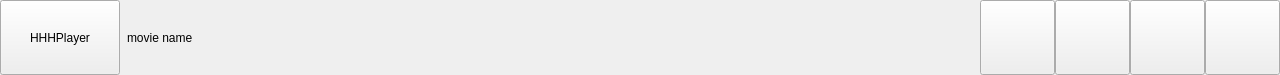
<?xml version="1.0" encoding="UTF-8"?>
<ui version="4.0">
 <class>titleBar</class>
 <widget class="QWidget" name="titleBar">
  <property name="geometry">
   <rect>
    <x>0</x>
    <y>0</y>
    <width>1280</width>
    <height>75</height>
   </rect>
  </property>
  <property name="minimumSize">
   <size>
    <width>0</width>
    <height>75</height>
   </size>
  </property>
  <property name="maximumSize">
   <size>
    <width>16777215</width>
    <height>16777215</height>
   </size>
  </property>
  <property name="windowTitle">
   <string>Form</string>
  </property>
  <layout class="QGridLayout" name="gridLayout">
   <property name="leftMargin">
    <number>0</number>
   </property>
   <property name="topMargin">
    <number>0</number>
   </property>
   <property name="rightMargin">
    <number>0</number>
   </property>
   <property name="bottomMargin">
    <number>0</number>
   </property>
   <property name="spacing">
    <number>0</number>
   </property>
   <item row="0" column="0">
    <layout class="QHBoxLayout" name="horizontalLayout">
     <property name="spacing">
      <number>0</number>
     </property>
     <item>
      <widget class="QPushButton" name="menuBtn">
       <property name="minimumSize">
        <size>
         <width>120</width>
         <height>75</height>
        </size>
       </property>
       <property name="maximumSize">
        <size>
         <width>120</width>
         <height>75</height>
        </size>
       </property>
       <property name="text">
        <string>HHHPlayer</string>
       </property>
      </widget>
     </item>
     <item>
      <widget class="QLabel" name="movieNameLabel">
       <property name="text">
        <string/>
       </property>
      </widget>
     </item>
     <item>
      <widget class="QLabel" name="label">
       <property name="text">
        <string>movie name</string>
       </property>
      </widget>
     </item>
     <item>
      <spacer name="horizontalSpacer">
       <property name="orientation">
        <enum>Qt::Horizontal</enum>
       </property>
       <property name="sizeHint" stdset="0">
        <size>
         <width>40</width>
         <height>20</height>
        </size>
       </property>
      </spacer>
     </item>
     <item>
      <widget class="QPushButton" name="maxBtn">
       <property name="minimumSize">
        <size>
         <width>75</width>
         <height>75</height>
        </size>
       </property>
       <property name="maximumSize">
        <size>
         <width>75</width>
         <height>75</height>
        </size>
       </property>
       <property name="text">
        <string/>
       </property>
      </widget>
     </item>
     <item>
      <widget class="QPushButton" name="minBtn">
       <property name="minimumSize">
        <size>
         <width>75</width>
         <height>75</height>
        </size>
       </property>
       <property name="maximumSize">
        <size>
         <width>75</width>
         <height>75</height>
        </size>
       </property>
       <property name="text">
        <string/>
       </property>
      </widget>
     </item>
     <item>
      <widget class="QPushButton" name="fullScreenBtn">
       <property name="minimumSize">
        <size>
         <width>75</width>
         <height>75</height>
        </size>
       </property>
       <property name="maximumSize">
        <size>
         <width>75</width>
         <height>75</height>
        </size>
       </property>
       <property name="text">
        <string/>
       </property>
      </widget>
     </item>
     <item>
      <widget class="QPushButton" name="closeBtn">
       <property name="minimumSize">
        <size>
         <width>75</width>
         <height>75</height>
        </size>
       </property>
       <property name="maximumSize">
        <size>
         <width>75</width>
         <height>75</height>
        </size>
       </property>
       <property name="text">
        <string/>
       </property>
      </widget>
     </item>
    </layout>
   </item>
  </layout>
 </widget>
 <resources/>
 <connections/>
</ui>
